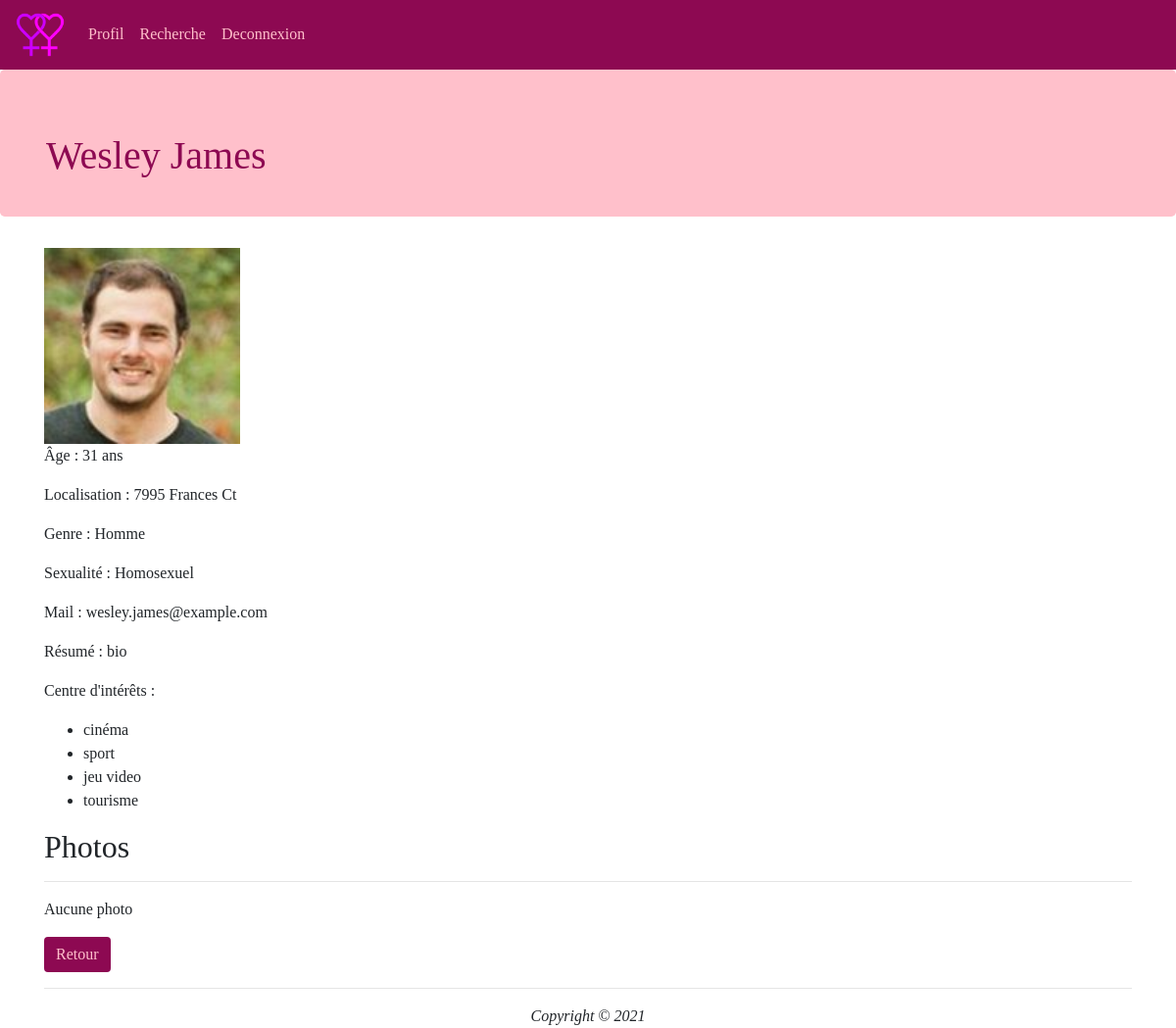
/search/22 (signed in), run on the app's committed database.
### tables this page shows
CREATE TABLE IF NOT EXISTS `ed_picture` (
  `picture_id` int(10) NOT NULL AUTO_INCREMENT,
  `picture_name` varchar(255) NOT NULL,
  `picture_profile` tinyint(1) NOT NULL,
  `picture_user` int(11) NOT NULL,
  PRIMARY KEY (`picture_id`),
  KEY `picture_user` (`picture_user`)
);

CREATE TABLE IF NOT EXISTS `ed_user` (
  `user_id` int(10) NOT NULL AUTO_INCREMENT,
  `user_firstname` varchar(255) NOT NULL,
  `user_lastname` varchar(255) NOT NULL,
  `user_mail` varchar(255) NOT NULL,
  `user_password` varchar(255) NOT NULL,
  `user_age` int(10) NOT NULL,
  `user_position` varchar(255) NOT NULL,
  `user_bio` varchar(255) NOT NULL,
  `user_gender` tinyint(1) NOT NULL,
  `user_sexuality` tinyint(1) NOT NULL,
  PRIMARY KEY (`user_id`),
  UNIQUE KEY `user_mail` (`user_mail`)
);

CREATE TABLE IF NOT EXISTS `ed_interest` (
  `interest_id` int(10) NOT NULL AUTO_INCREMENT,
  `interest_name` varchar(50) NOT NULL,
  `interest_user` int(10) NOT NULL,
  PRIMARY KEY (`interest_id`),
  KEY `interest_user` (`interest_user`)
);

### application/controllers/Search.php (called while the page is built, shortened)
<?php
class Search extends CI_Controller
{
    public function __construct()
    {
        $this->load->model('user_model');
        $this->load->model('picture_model');
        $this->load->model('interest_model');
        $this->load->helper('url_helper');
    }
    public function view($option = 'index')
    {
        if(!is_numeric($option)){
            $data['users'] = $this->user_model->get_users();
            if (empty($data['users'])) show_404();
            $pictures = [];
            for ($i=0; $i < count($data['users']); $i++) {
                array_push($pictures, $this->picture_model->get_profile_pictures($data['users'][$i]['user_id']));
            }
            $data['pictures'] = $pictures;
            $data['title'] = ucfirst($option);
            $this->load->view('templates/header', $data);
            $this->load->view('search/' . $option);
            $this->load->view('templates/footer');
        }
        else{
            $data['user'] = $this->user_model->get_users($option);
            $data['profilePic'] = $this->picture_model->get_profile_pictures($data['user']['user_id']);
            $data['userPictures'] = $this->picture_model->get_pictures($data['user']['user_id']);
            $data['userInterests'] = $this->interest_model->get_interests($data['user']['user_id']);
            $data['title'] = ucfirst($data['user']['user_firstname']).' '.ucfirst($data['user']['user_lastname']);
            $this->load->view('templates/header', $data);
            $this->load->view('search/showUser', $data);
            $this->load->view('templates/footer');
        }
    }
}

### index.php (called while the page is built, shortened)
<?php
require_once BASEPATH.'core/CodeIgniter.php';

### application/models/User_model.php (called while the page is built, shortened)
<?php
class User_model extends CI_Model
{
    public function get_users($id = FALSE)
    {
        $query = $this->db->get_where('ed_user', array('user_id' => $id));
        return $query->row_array();
    }
}

### application/models/Picture_model.php (called while the page is built, shortened)
<?php
class Picture_model extends CI_Model
{
    public function get_profile_pictures($user = FALSE)
    {
        $query = $this->db->get_where('ed_picture', array('picture_user' => $user, 'picture_profile' => 1));
        return $query->row_array();
    }
}

### application/models/Interest_model.php (called while the page is built, shortened)
<?php
class Interest_model extends CI_Model
{
    public function get_interests($user = FALSE)
    {
        $query = $this->db->get_where('ed_interest', array('interest_user' => $user));
        return $query->result_array();
    }
}

### application/views/search/showUser.php (the view, shortened to what this page needs)
<div>
    <img src="<?= base_url('assets/uploads/profiles/' . $profilePic['picture_name']) ?>" alt="profile picture" width="200">
    <section class="infos">
        <p>Âge : <?= $user['user_age'] ?> ans</p>
        <p>Localisation : <?= $user['user_position'] ?></p>
        <p>Genre :
            <?php
            switch ($user['user_gender']) {
                case 1:
                    echo 'Homme';
                    break;
            }
            ?>
        </p>
        <p>Sexualité :
            <?php
            switch ($user['user_sexuality']) {
                case 1:
                    echo 'Homosexuel';
                    break;
            }
            ?>
        </p>
        <p>Mail : <?= $user['user_mail'] ?></p>
        <p>Résumé : <?= $user['user_bio'] ?></p>
        <p>Centre d'intérêts :</p>
        <ul>
            <?php foreach ($userInterests as $interest): ?>
                <li><?= $interest['interest_name']?></li>
            <?php endforeach;?>
        </ul>
    </section>
    <section class="pictures">
        <h2>Photos</h2>
        <hr>
        <?php if (count($userPictures) > 0) :
            foreach ($userPictures as $pic) : ?>
                <img src="<?= base_url('assets/uploads/pictures/') . $pic['picture_name'] ?>" alt="user_picture" width="100">
            <?php endforeach;
        else :
            ?>
            <p>Aucune photo</p>
        <?php endif; ?>
    </section>
</div>
<a href="<?= base_url('search/index') ?>"><button class="btn btn-primary">Retour</button></a>

### assets/css/style.css (style rules this page uses)
.btn { background-color: rgb(141, 9, 82); color: pink; border: none; }
a { color: palevioletred; }
body { font-family: 'Montserrat'; }

### data on the page
ed_picture: picture_name (picture)
ed_user: user_age "31", user_position "7995 Frances Ct", user_mail "wesley.james@example.com", user_bio "bio"
ed_interest: interest_name "cinéma"
ed_interest: interest_name "sport"
ed_interest: interest_name "jeu video"
ed_interest: interest_name "tourisme"

### other printed values
$title "Wesley James"
